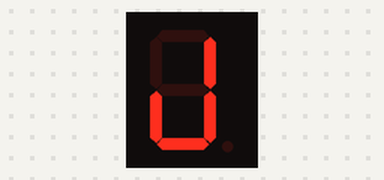
A sketch run on a simulated Arduino Uno, built with avr-gcc and run on an emulated ATmega328P. Shown: 1-digit seven-segment display. Wiring (inferred from the names in the program): 1-digit 7-segment display, segments lit when LOW: segments pin 9, pin 3, pin 4, pin 5, pin 6, pin 7, pin 8. The segment pins are drawn as the display they are named for.

Above: at 0.1 s.
At 1.1 s:
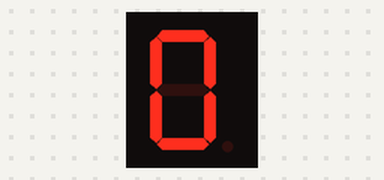
At 2.1 s:
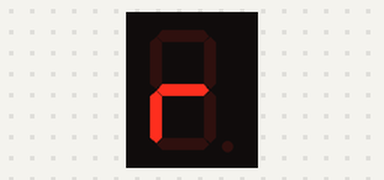
At 3.1 s:
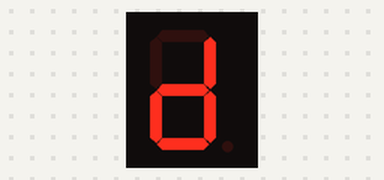
At 4.1 s:
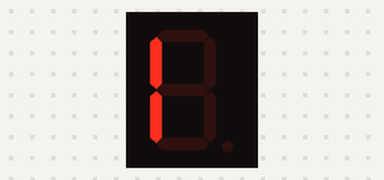

Measured:
- by itself, everything shown: repeats every 5.0 s, in 5 steps
- what the display in image 1 shows lasts 1.0 s, from 1.0 s to 2.0 s

The sketch:

Display_NOM.ino
```cpp
int a=9;
int b=3;
int c=4;
int d=5;
int e=6;
int f=7;
int g=8;

void setup() {
  pinMode (a,OUTPUT);
 pinMode (b,OUTPUT);
 pinMode (c,OUTPUT);
 pinMode (d,OUTPUT);
 pinMode (e,OUTPUT);
 pinMode (f,OUTPUT);
 pinMode (g,OUTPUT);
}

void loop() {
  //J
  digitalWrite(a,HIGH);
  digitalWrite(b,LOW);
  digitalWrite(c,LOW);
  digitalWrite(d,LOW);
  digitalWrite(e,LOW);
  digitalWrite(f,HIGH);
  digitalWrite(g,HIGH);
  delay(1000);
//O
   digitalWrite(a,LOW);
  digitalWrite(b,LOW);
  digitalWrite(c,LOW);
  digitalWrite(d,LOW);
  digitalWrite(e,LOW);
  digitalWrite(f,LOW);
  digitalWrite(g,HIGH);
  delay(1000);
//R
   digitalWrite(a,HIGH);
  digitalWrite(b,HIGH);
  digitalWrite(c,HIGH);
  digitalWrite(d,HIGH);
  digitalWrite(e,LOW);
  digitalWrite(f,HIGH);
  digitalWrite(g,LOW);
  delay(1000);
//D
   digitalWrite(a,HIGH);
  digitalWrite(b,LOW);
  digitalWrite(c,LOW);
  digitalWrite(d,LOW);
  digitalWrite(e,LOW);
  digitalWrite(f,HIGH);
  digitalWrite(g,LOW);
  delay(1000);
//I
   digitalWrite(a,HIGH);
  digitalWrite(b,HIGH);
  digitalWrite(c,HIGH);
  digitalWrite(d,HIGH);
  digitalWrite(e,LOW);
  digitalWrite(f,LOW);
  digitalWrite(g,HIGH);
  delay(1000);

}
```
